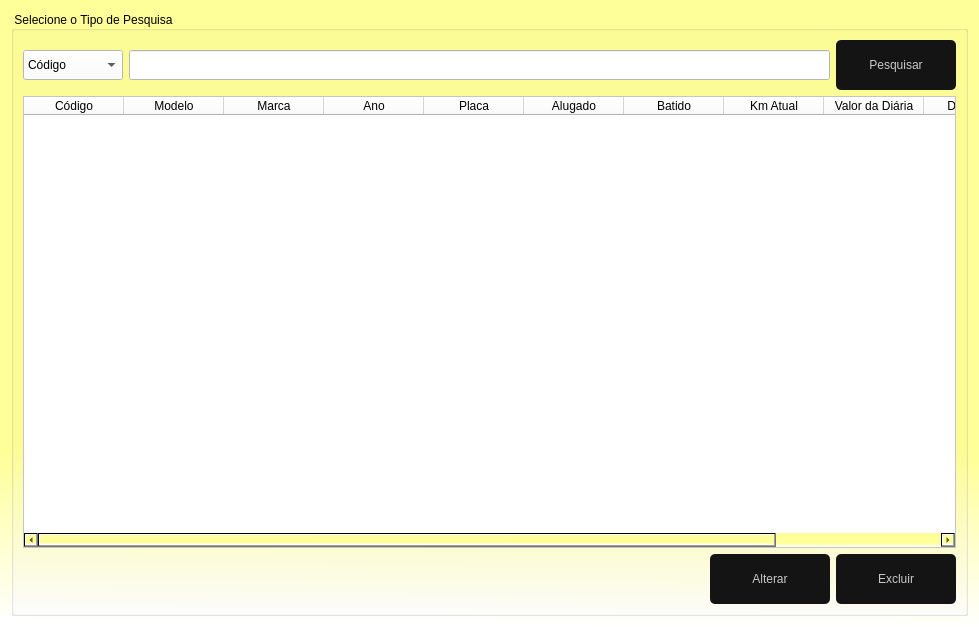
<?xml version="1.0" encoding="UTF-8"?>
<ui version="4.0">
 <class>frmPesqVeiculos</class>
 <widget class="QDialog" name="frmPesqVeiculos">
  <property name="geometry">
   <rect>
    <x>0</x>
    <y>0</y>
    <width>979</width>
    <height>627</height>
   </rect>
  </property>
  <property name="windowTitle">
   <string>Lista de Cliente</string>
  </property>
  <property name="styleSheet">
   <string notr="true">background-color: qlineargradient(spread:pad, x1:0.508, y1:0.727, x2:0.505, y2:1, stop:0 rgba(255, 255, 153, 255), stop:1 rgba(255, 255, 255, 255))</string>
  </property>
  <layout class="QGridLayout" name="gridLayout_2">
   <item row="0" column="0">
    <widget class="QGroupBox" name="groupBox">
     <property name="styleSheet">
      <string notr="true">font: 87 10pt &quot;Arial&quot;;</string>
     </property>
     <property name="title">
      <string>Selecione o Tipo de Pesquisa</string>
     </property>
     <layout class="QGridLayout" name="gridLayout">
      <item row="0" column="0">
       <widget class="QComboBox" name="cbPesquisa">
        <property name="minimumSize">
         <size>
          <width>100</width>
          <height>30</height>
         </size>
        </property>
        <property name="maximumSize">
         <size>
          <width>100</width>
          <height>30</height>
         </size>
        </property>
        <property name="styleSheet">
         <string notr="true">font: 87 10pt &quot;Arial&quot;;
background-color: rgb(255, 255, 255);</string>
        </property>
        <item>
         <property name="text">
          <string>Código</string>
         </property>
        </item>
        <item>
         <property name="text">
          <string>Marca</string>
         </property>
        </item>
        <item>
         <property name="text">
          <string>Modelo</string>
         </property>
        </item>
        <item>
         <property name="text">
          <string>Disponível</string>
         </property>
        </item>
        <item>
         <property name="text">
          <string>Alugado</string>
         </property>
        </item>
       </widget>
      </item>
      <item row="0" column="1">
       <widget class="QLineEdit" name="edtPesquisa_2">
        <property name="minimumSize">
         <size>
          <width>0</width>
          <height>30</height>
         </size>
        </property>
        <property name="styleSheet">
         <string notr="true">background-color: rgb(255, 255, 255);</string>
        </property>
       </widget>
      </item>
      <item row="0" column="2">
       <widget class="QPushButton" name="btnPesquisa">
        <property name="minimumSize">
         <size>
          <width>120</width>
          <height>50</height>
         </size>
        </property>
        <property name="maximumSize">
         <size>
          <width>120</width>
          <height>50</height>
         </size>
        </property>
        <property name="cursor">
         <cursorShape>PointingHandCursor</cursorShape>
        </property>
        <property name="styleSheet">
         <string notr="true">QPushButton{
border-radius: 5px;
background-color: rgb(20,20,20);
color:rgb(200,200,200);
font: 87 12pt &quot;Arial&quot;;
}

QPushButton:hover{ 
background-color:rgb(0, 0, 0);
color: rbg(200,200,200)
}

QPushButton:pressed{
background-color:rgb(0,0,30);
color:rbg(200,200,200)
}

</string>
        </property>
        <property name="text">
         <string>Pesquisar</string>
        </property>
        <property name="icon">
         <iconset>
          <normaloff>../../Imagens/Pesquisar.png</normaloff>../../Imagens/Pesquisar.png</iconset>
        </property>
        <property name="iconSize">
         <size>
          <width>30</width>
          <height>30</height>
         </size>
        </property>
       </widget>
      </item>
      <item row="1" column="0" colspan="3">
       <widget class="QTableWidget" name="gridVeiculos">
        <property name="styleSheet">
         <string notr="true">alternate-background-color: rgb(255, 255, 255);
background-color: rgb(255, 255, 255);
font: 87 10pt &quot;Arial&quot;;</string>
        </property>
        <column>
         <property name="text">
          <string>Código</string>
         </property>
         <property name="textAlignment">
          <set>AlignCenter</set>
         </property>
        </column>
        <column>
         <property name="text">
          <string>Modelo</string>
         </property>
         <property name="textAlignment">
          <set>AlignCenter</set>
         </property>
        </column>
        <column>
         <property name="text">
          <string>Marca</string>
         </property>
         <property name="textAlignment">
          <set>AlignCenter</set>
         </property>
        </column>
        <column>
         <property name="text">
          <string>Ano</string>
         </property>
         <property name="textAlignment">
          <set>AlignCenter</set>
         </property>
        </column>
        <column>
         <property name="text">
          <string>Placa</string>
         </property>
         <property name="textAlignment">
          <set>AlignCenter</set>
         </property>
        </column>
        <column>
         <property name="text">
          <string>Alugado</string>
         </property>
         <property name="textAlignment">
          <set>AlignCenter</set>
         </property>
        </column>
        <column>
         <property name="text">
          <string>Batido</string>
         </property>
         <property name="textAlignment">
          <set>AlignCenter</set>
         </property>
        </column>
        <column>
         <property name="text">
          <string>Km Atual</string>
         </property>
         <property name="textAlignment">
          <set>AlignCenter</set>
         </property>
        </column>
        <column>
         <property name="text">
          <string>Valor da Diária</string>
         </property>
         <property name="textAlignment">
          <set>AlignCenter</set>
         </property>
        </column>
        <column>
         <property name="text">
          <string>Descrição</string>
         </property>
         <property name="textAlignment">
          <set>AlignCenter</set>
         </property>
        </column>
        <column>
         <property name="text">
          <string>Tipo do Veículo</string>
         </property>
         <property name="textAlignment">
          <set>AlignCenter</set>
         </property>
        </column>
       </widget>
      </item>
      <item row="2" column="1" alignment="Qt::AlignRight">
       <widget class="QPushButton" name="btnAlterar_2">
        <property name="minimumSize">
         <size>
          <width>120</width>
          <height>50</height>
         </size>
        </property>
        <property name="maximumSize">
         <size>
          <width>120</width>
          <height>50</height>
         </size>
        </property>
        <property name="styleSheet">
         <string notr="true">QPushButton{
border-radius: 5px;
background-color: rgb(20,20,20);
color:rgb(200,200,200);
font: 87 12pt &quot;Arial&quot;;
}

QPushButton:hover{ 
background-color:rgb(0, 0, 0);
color: rbg(200,200,200)
}

QPushButton:pressed{
background-color:rgb(0,0,30);
color:rbg(200,200,200)
}

</string>
        </property>
        <property name="text">
         <string>Alterar</string>
        </property>
        <property name="icon">
         <iconset>
          <normaloff>../../Imagens/Alterar.png</normaloff>../../Imagens/Alterar.png</iconset>
        </property>
        <property name="iconSize">
         <size>
          <width>35</width>
          <height>35</height>
         </size>
        </property>
       </widget>
      </item>
      <item row="2" column="2" alignment="Qt::AlignRight">
       <widget class="QPushButton" name="btnExcluir">
        <property name="minimumSize">
         <size>
          <width>120</width>
          <height>50</height>
         </size>
        </property>
        <property name="maximumSize">
         <size>
          <width>120</width>
          <height>50</height>
         </size>
        </property>
        <property name="styleSheet">
         <string notr="true">QPushButton{
border-radius: 5px;
background-color: rgb(20,20,20);
color:rgb(200,200,200);
font: 87 12pt &quot;Arial&quot;;
}

QPushButton:hover{ 
background-color:rgb(0, 0, 0);
color: rbg(200,200,200)
}

QPushButton:pressed{
background-color:rgb(0,0,30);
color:rbg(200,200,200)
}

</string>
        </property>
        <property name="text">
         <string>Excluir</string>
        </property>
        <property name="icon">
         <iconset>
          <normaloff>../../Imagens/lixeira.png</normaloff>../../Imagens/lixeira.png</iconset>
        </property>
        <property name="iconSize">
         <size>
          <width>30</width>
          <height>30</height>
         </size>
        </property>
       </widget>
      </item>
     </layout>
    </widget>
   </item>
  </layout>
 </widget>
 <resources/>
 <connections/>
</ui>
